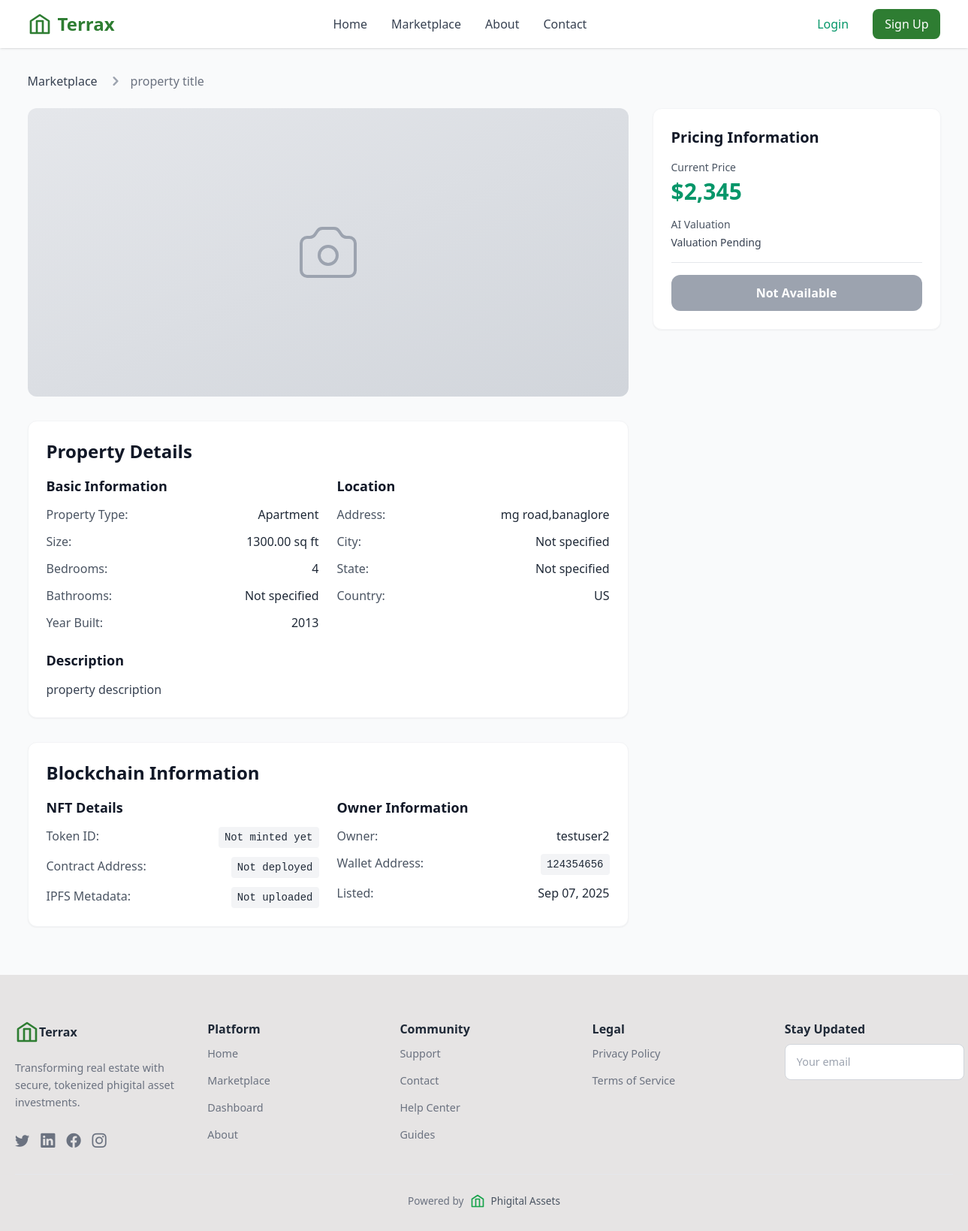
The app's page /property/16/ with its own data.
### marketplace/models.py (models this page shows, shortened)
class Listing(models.Model):
    STATUS_CHOICES = [
        ('draft', 'Draft'),
        ('submitted', 'Submitted'),
        ('pending_validation', 'Pending Validation'),
        ('available', 'Available'),
        ('sold', 'Sold'),
        ('rejected', 'Rejected'),
    ]
    PROPERTY_TYPE_CHOICES = [
        ('residential', 'Residential'),
        ('apartment', 'Apartment'),
        ('commercial', 'Commercial'),
        ('land', 'Land'),
        ('industrial', 'Industrial'),
    ]
    owner = models.ForeignKey(User, on_delete=models.CASCADE)
    title = models.CharField(max_length=255, blank=True, null=True)
    description = models.TextField(blank=True, null=True)
    property_type = models.CharField(max_length=50, choices=PROPERTY_TYPE_CHOICES, blank=True, null=True)
    location = models.CharField(max_length=255, blank=True, null=True)
    city = models.CharField(max_length=100, blank=True, null=True)
    state = models.CharField(max_length=100, blank=True, null=True)
    country = models.CharField(max_length=100, default='US')
    size = models.DecimalField(max_digits=10, decimal_places=2, blank=True, null=True)
    bedrooms = models.IntegerField(blank=True, null=True)
    bathrooms = models.IntegerField(blank=True, null=True)
    year_built = models.PositiveIntegerField(blank=True, null=True)
    ownership_type = models.CharField(max_length=100, blank=True, null=True)
    cover_image = models.ImageField(upload_to='listing_images/', blank=True, null=True)
    video = models.FileField(upload_to='listing_videos/', blank=True, null=True)
    title_deed = models.FileField(upload_to='listing_docs/', blank=True, null=True)
    tax_certificate = models.FileField(upload_to='listing_docs/', blank=True, null=True)
    utility_bills = models.FileField(upload_to='listing_docs/', blank=True, null=True)
    kyc_doc = models.FileField(upload_to='kyc_docs/', blank=True, null=True)
    price = models.DecimalField(max_digits=12, decimal_places=2, blank=True, null=True)
    valuation_min = models.DecimalField(max_digits=12, decimal_places=2, blank=True, null=True)
    valuation_max = models.DecimalField(max_digits=12, decimal_places=2, blank=True, null=True)
    fractionalisation = models.BooleanField(default=False)
    fraction_shares_total = models.PositiveIntegerField(default=1000)
    let_agent_suggest = models.BooleanField(default=False)
    token_id = models.CharField(max_length=100, blank=True, null=True)
    contract_address = models.CharField(max_length=100, blank=True, null=True)
    ipfs_metadata_cid = models.CharField(max_length=255, blank=True, null=True)
    validation_status = models.CharField(max_length=20, choices=[
        ('pending', 'Pending'),
        ('approved', 'Approved'),
        ('rejected', 'Rejected'),
    ], default='pending')
    validation_confidence = models.FloatField(default=0.0)
    valuation_confidence = models.FloatField(default=0.0)
    recommendation_score = models.FloatField(default=0.0)
    status = models.CharField(max_length=20, choices=STATUS_CHOICES, default='draft')
    created_at = models.DateTimeField(auto_now_add=True)
    updated_at = models.DateTimeField(auto_now=True)
    @property
    def display_price(self):
        if self.status == 'sold':
            return "Sold"
        elif self.status in ['pending_validation', 'submitted']:
            return "Price Hidden"
        elif self.price:
            return f"${self.price:,.0f}"
        elif self.let_agent_suggest and self.valuation_min:
            return f"${self.valuation_min:,.0f}"
        else:
            return "Price on Request"
    @property
    def status_badge_color(self):
        if self.status == 'available' and not self.token_id:
            return 'blue'
        colors = {
            'available': 'green',
            'sold': 'red',
            'pending_validation': 'yellow',
            'rejected': 'red',
            'draft': 'gray',
            'submitted': 'yellow'  # Show as under review
        }
        return colors.get(self.status, 'gray')

class Profile(models.Model):
    KYC_STATUS_CHOICES = [
        ('not_submitted', 'Not Submitted'),
        ('pending', 'Pending Review'),
        ('auto_approved', 'Auto Approved'),
        ('approved', 'Approved'),
        ('rejected', 'Rejected'),
        ('expired', 'Expired'),
    ]
    user = models.OneToOneField(User, on_delete=models.CASCADE)
    phone = models.CharField(max_length=15, blank=True)
    wallet_address = models.CharField(max_length=100, blank=True, null=True)
    kyc_verified = models.BooleanField(default=False)
    kyc_status = models.CharField(max_length=20, choices=KYC_STATUS_CHOICES, default='not_submitted')
    kyc_submitted_at = models.DateTimeField(blank=True, null=True)
    kyc_reviewed_at = models.DateTimeField(blank=True, null=True)
    kyc_rejection_reason = models.TextField(blank=True, null=True)
    sumsub_user_id = models.CharField(max_length=255, blank=True, null=True)
    sumsub_access_token = models.TextField(blank=True, null=True)
    sumsub_verification_status = models.CharField(max_length=50, blank=True, null=True)
    kyc_doc = models.FileField(upload_to='kyc_docs/', blank=True, null=True)

### marketplace/views.py (the view, shortened to what this page needs)
# urls.py: path('property/<int:listing_id>/', views.property_detail, name='property_detail'),
def property_detail(request, listing_id):
    try:
        listing = Listing.objects.get(id=listing_id)
    except Listing.DoesNotExist:
        return render(request, '404.html', {'message': 'Property not found'})
    kyc_verified = False
    if request.user.is_authenticated:
        try:
            profile = request.user.profile
            kyc_verified = profile.kyc_verified or profile.kyc_status in ['auto_approved', 'approved']
        except Profile.DoesNotExist:
            pass
    listing_images = ListingImage.objects.filter(listing=listing)
    listing_documents = ListingDocument.objects.filter(listing=listing)
    similar_listings = []
    context = {
        'listing': listing,
        'listing_images': listing_images,
        'listing_documents': listing_documents,
        'similar_listings': similar_listings,
        'kyc_verified': kyc_verified,
        'is_owner': request.user == listing.owner if request.user.is_authenticated else False
    }
    return render(request, 'property_detail.html', context)

### marketplace/context_processors.py (called while the page is built, shortened)
def kyc_status(request):
    return {
        'kyc_verified': False,
        'kyc_status': 'not_submitted',
        'user_profile': None
    }

### marketplace/templates/property_detail.html (shortened to what this page needs)
{% extends 'base.html' %}
{% block content %}
<main class="max-w-7xl mx-auto px-4 sm:px-6 lg:px-8 py-8">
  <nav class="flex mb-6" aria-label="Breadcrumb">
    <ol class="inline-flex items-center space-x-1 md:space-x-3">
      <li class="inline-flex items-center">
        <a href="{% url 'marketplace' %}" class="text-gray-700 hover:text-emerald-600">Marketplace</a>
      </li>
      <li>
        <div class="flex items-center">
          <svg class="w-6 h-6 text-gray-400" fill="currentColor" viewBox="0 0 20 20">
            <path fill-rule="evenodd" d="M7.293 14.707a1 1 0 010-1.414L10.586 10 7.293 6.707a1 1 0 011.414-1.414l4 4a1 1 0 010 1.414l-4 4a1 1 0 01-1.414 0z" clip-rule="evenodd"></path>
          </svg>
          <span class="ml-1 text-gray-500 md:ml-2">{{ listing.title|default:"Property Details" }}</span>
        </div>
      </li>
    </ol>
  </nav>
  <div class="grid grid-cols-1 lg:grid-cols-3 gap-8">
    <div class="lg:col-span-2">
      <div class="mb-8">
        <div class="relative">
          {% if listing.cover_image %}
            <img src="{{ listing.cover_image.url }}"
                 alt="{{ listing.title }}"
                 class="w-full h-96 object-cover rounded-xl shadow-lg">
          {% else %}
            <div class="w-full h-96 bg-gradient-to-br from-gray-200 to-gray-300 rounded-xl flex items-center justify-center">
            </div>
          {% endif %}
        </div>
      </div>
      <div class="bg-white rounded-xl shadow-sm border border-gray-100 p-6 mb-8">
        <h2 class="text-2xl font-bold text-gray-900 mb-4">Property Details</h2>
        <div class="grid grid-cols-1 md:grid-cols-2 gap-6">
          <div>
            <h3 class="text-lg font-semibold text-gray-900 mb-3">Basic Information</h3>
            <div class="space-y-3">
              <div class="flex justify-between">
                <span class="text-gray-600">Property Type:</span>
                <span class="font-medium">{{ listing.property_type|default:"Not specified" }}</span>
              </div>
              <div class="flex justify-between">
                <span class="text-gray-600">Size:</span>
                <span class="font-medium">{{ listing.size|default:"Not specified" }} sq ft</span>
              </div>
              <div class="flex justify-between">
                <span class="text-gray-600">Bedrooms:</span>
                <span class="font-medium">{{ listing.bedrooms|default:"Not specified" }}</span>
              </div>
              <div class="flex justify-between">
                <span class="text-gray-600">Bathrooms:</span>
                <span class="font-medium">{{ listing.bathrooms|default:"Not specified" }}</span>
              </div>
              <div class="flex justify-between">
                <span class="text-gray-600">Year Built:</span>
                <span class="font-medium">{{ listing.year_built|default:"Not specified" }}</span>
              </div>
            </div>
          </div>
          <div>
            <h3 class="text-lg font-semibold text-gray-900 mb-3">Location</h3>
            <div class="space-y-3">
              <div class="flex justify-between">
                <span class="text-gray-600">Address:</span>
                <span class="font-medium text-right">{{ listing.location|default:"Not specified" }}</span>
              </div>
              <div class="flex justify-between">
                <span class="text-gray-600">City:</span>
                <span class="font-medium">{{ listing.city|default:"Not specified" }}</span>
              </div>
              <div class="flex justify-between">
                <span class="text-gray-600">State:</span>
                <span class="font-medium">{{ listing.state|default:"Not specified" }}</span>
              </div>
              <div class="flex justify-between">
                <span class="text-gray-600">Country:</span>
                <span class="font-medium">{{ listing.country|default:"Not specified" }}</span>
              </div>
            </div>
          </div>
        </div>
        {% if listing.description %}
          <div class="mt-6">
            <h3 class="text-lg font-semibold text-gray-900 mb-3">Description</h3>
            <p class="text-gray-700 leading-relaxed">{{ listing.description }}</p>
          </div>
        {% endif %}
      </div>
      <div class="bg-white rounded-xl shadow-sm border border-gray-100 p-6 mb-8">
        <h2 class="text-2xl font-bold text-gray-900 mb-4">Blockchain Information</h2>
        <div class="grid grid-cols-1 md:grid-cols-2 gap-6">
          <div>
            <h3 class="text-lg font-semibold text-gray-900 mb-3">NFT Details</h3>
            <div class="space-y-3">
              <div class="flex justify-between">
                <span class="text-gray-600">Token ID:</span>
                <span class="font-mono text-sm bg-gray-100 px-2 py-1 rounded">
                  {{ listing.token_id|default:"Not minted yet" }}
                </span>
              </div>
              <div class="flex justify-between">
                <span class="text-gray-600">Contract Address:</span>
                <span class="font-mono text-sm bg-gray-100 px-2 py-1 rounded">
                  {{ listing.contract_address|default:"Not deployed" }}
                </span>
              </div>
              <div class="flex justify-between">
                <span class="text-gray-600">IPFS Metadata:</span>
                {% if listing.ipfs_metadata_cid %}
                  <a href="https://ipfs.io/ipfs/{{ listing.ipfs_metadata_cid }}"
                     target="_blank"
                     class="font-mono text-sm bg-blue-100 text-blue-600 px-2 py-1 rounded hover:bg-blue-200">
                    {{ listing.ipfs_metadata_cid|truncatechars:20 }}
                  </a>
                {% else %}
                  <span class="font-mono text-sm bg-gray-100 px-2 py-1 rounded">Not uploaded</span>
                {% endif %}
              </div>
            </div>
          </div>
          <div>
            <h3 class="text-lg font-semibold text-gray-900 mb-3">Owner Information</h3>
            <div class="space-y-3">
              <div class="flex justify-between">
                <span class="text-gray-600">Owner:</span>
                <span class="font-medium">{{ listing.owner.username }}</span>
              </div>
              <div class="flex justify-between">
                <span class="text-gray-600">Wallet Address:</span>
                <span class="font-mono text-sm bg-gray-100 px-2 py-1 rounded">
                  {{ listing.owner.profile.wallet_address|default:"Not connected" }}
                </span>
              </div>
              <div class="flex justify-between">
                <span class="text-gray-600">Listed:</span>
                <span class="font-medium">{{ listing.created_at|date:"M d, Y" }}</span>
              </div>
            </div>
          </div>
        </div>
      </div>
    </div>
    <div class="lg:col-span-1">
      <div class="bg-white rounded-xl shadow-sm border border-gray-100 p-6 mb-6 sticky top-8">
        <h3 class="text-xl font-bold text-gray-900 mb-4">Pricing Information</h3>
        <div class="space-y-4">
          <div>
            <p class="text-sm text-gray-600 mb-1">Current Price</p>
            <p class="text-3xl font-bold text-emerald-600">{{ listing.display_price }}</p>
          </div>
          {% if listing.valuation_min and listing.valuation_max %}
            <div>
              <p class="text-sm text-gray-600 mb-1">AI Valuation Range</p>
              <p class="text-lg font-semibold text-gray-900">
                ${{ listing.valuation_min|floatformat:0 }} - ${{ listing.valuation_max|floatformat:0 }}
              </p>
              <div class="w-full bg-gray-200 rounded-full h-2 mt-2">
                <div class="bg-emerald-500 h-2 rounded-full" style="width: {{ listing.valuation_confidence|floatformat:0 }}%"></div>
              </div>
              <p class="text-xs text-gray-500 mt-1">Confidence: {{ listing.valuation_confidence|floatformat:0 }}%</p>
            </div>
          {% else %}
            <div>
              <p class="text-sm text-gray-600 mb-1">AI Valuation</p>
              <p class="text-sm font-medium text-gray-700">Valuation Pending</p>
            </div>
          {% endif %}
          <div class="space-y-3 pt-4 border-t border-gray-200">
            {% if listing.status == 'available' and not is_owner %}
              {% if kyc_verified %}
                <button onclick="buyNft({{ listing.id }})" class="w-full bg-emerald-600 text-white font-semibold py-3 px-4 rounded-xl hover:bg-emerald-700 transition-colors">
                  Buy NFT
                </button>
                {% if listing.fractionalisation %}
                  <div class="flex items-center gap-2">
                    <input id="fractionQty" type="number" min="1" value="1" class="w-24 border rounded-lg px-2 py-2"/>
                    <button onclick="buyFractional({{ listing.id }})" class="flex-1 bg-blue-600 text-white font-semibold py-3 px-4 rounded-xl hover:bg-blue-700 transition-colors">
                      Invest Fractionally
                    </button>
                  </div>
                  <p class="text-xs text-gray-500 mt-1">Remaining shares: {{ listing.fraction_shares_remaining }}</p>
                {% endif %}
              {% else %}
                <button onclick="alert('Please complete KYC verification to purchase this property.')"
                        class="w-full bg-gray-400 text-white font-semibold py-3 px-4 rounded-xl cursor-not-allowed">
                  Complete KYC to Buy
                </button>
              {% endif %}
            {% else %}
              <button class="w-full bg-gray-400 text-white font-semibold py-3 px-4 rounded-xl cursor-not-allowed">
                Not Available
              </button>
            {% endif %}
          </div>
        </div>
      </div>
    </div>
  </div>
</main>
{% endblock %}

### records on screen
Listing: title "property title", property_type "Apartment", size "1300.00", bedrooms "4", bathrooms "Not specified", year_built "2013", location "mg road,banaglore", city "Not specified", state "Not specified", country "US", description "property description", token_id "Not minted yet", contract_address "Not deployed", owner.username "testuser2", owner.profile.wallet_address "124354656", created_at "Sep 07, 2025", display_price "$2,345"
